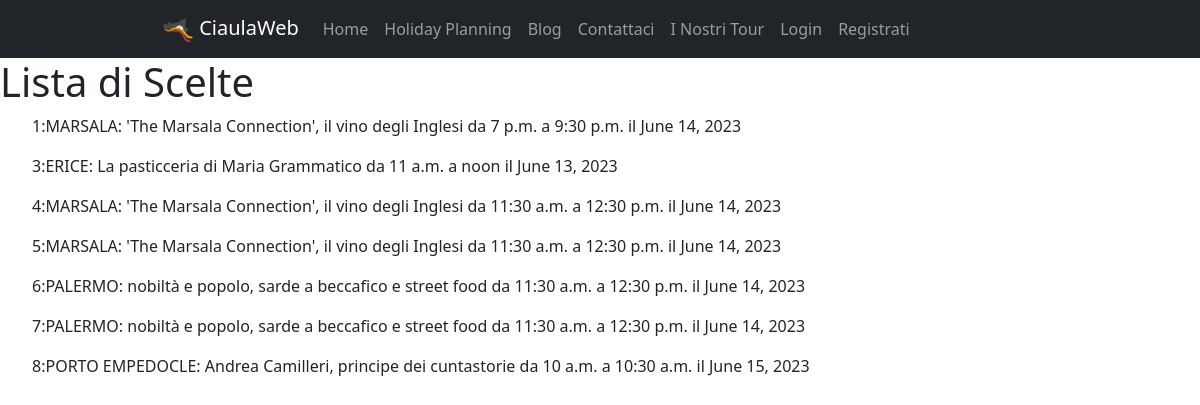
/HolidayPlanning/listascelte/, run on an earlier commit of the app's database.
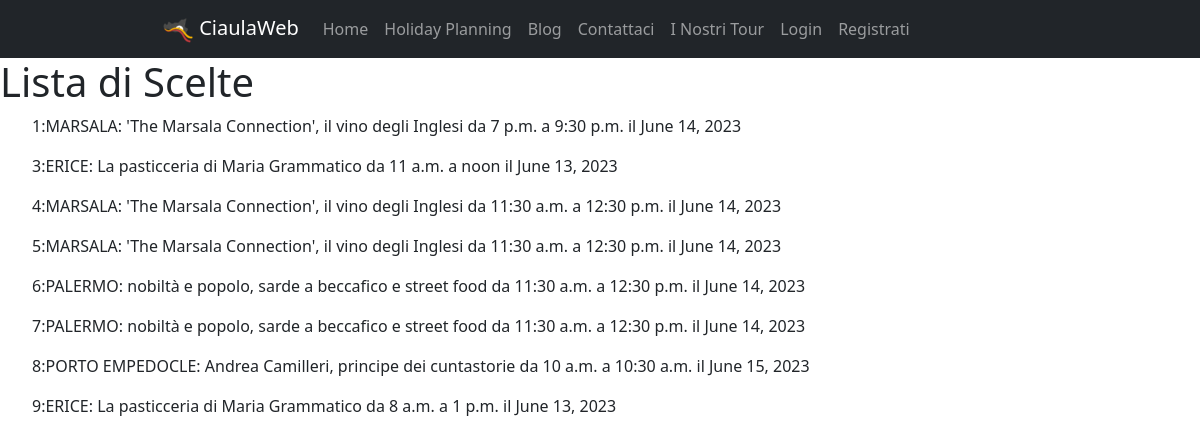
And on a later commit of the database.
### HolidayPlanning/models.py (models this page shows, shortened)
class Scelta(models.Model):
    giorno = models.DateField()  # scelto dall'utente
    attrazione = models.ForeignKey(to='Attrazione', on_delete=models.CASCADE, related_name="attrazione")
    oraInizio = models.TimeField(blank=True)  # scelta dall'utente
    oraFine = models.TimeField(blank=True)  # scelta dall'utente
    durata = models.DurationField()  # questi sono i secondi della durata
    posizioneInGiornata = models.IntegerField()  # numero progressivo
    class Meta:
        verbose_name = "Scelta"
        verbose_name_plural = "Scelte"

class Attrazione(models.Model):
    objects = None
    nome = models.CharField(max_length=200, primary_key=True)
    luogo = models.CharField(max_length=300)
    via = models.CharField(max_length=500)
    citta = models.CharField(max_length=200)
    costo = models.FloatField()
    tipo = models.CharField(max_length=200)
    oraApertura = models.TimeField('ora apertura')
    oraChiusura = models.TimeField('ora chiusura')
    descrizione = models.TextField()
    class Meta:
        verbose_name = "Attrazione"
        verbose_name_plural = "Attrazioni"

### HolidayPlanning/views.py (the view)
# urls.py: path("listascelte/", ScelteList.as_view(), name="scelte"),
class ScelteList(ListView):
    model = Scelta
    template_name = "HolidayPlanning/listascelte.html"
    def get_model_name(self):
        return self.model._meta.verbose_name_plural
    def get_context_data(self, **kwargs):
        context = super().get_context_data(**kwargs)
        context['titolo'] = "Attrazioni Scelte"
        return context

### HolidayPlanning/templates/HolidayPlanning/listascelte.html (shortened to what this page needs)
{% extends 'base.html' %}
{% block content %}
    <h1> Lista di {{ view.get_model_name }}</h1>
{% for p in object_list %}
<ul>
    {{ p.pk }}:{{ p.attrazione.nome }} da {{ p.oraInizio }} a {{ p.oraFine }} il {{ p.giorno }}
</ul>
{% endfor %}
{% endblock %}

What changed in the data, as far as the page shows it:
added Scelta: pk "9", attrazione.nome "ERICE: La pasticceria di Maria Grammatico", oraInizio "8 a.m.", oraFine "1 p.m.", giorno "June 13, 2023"
